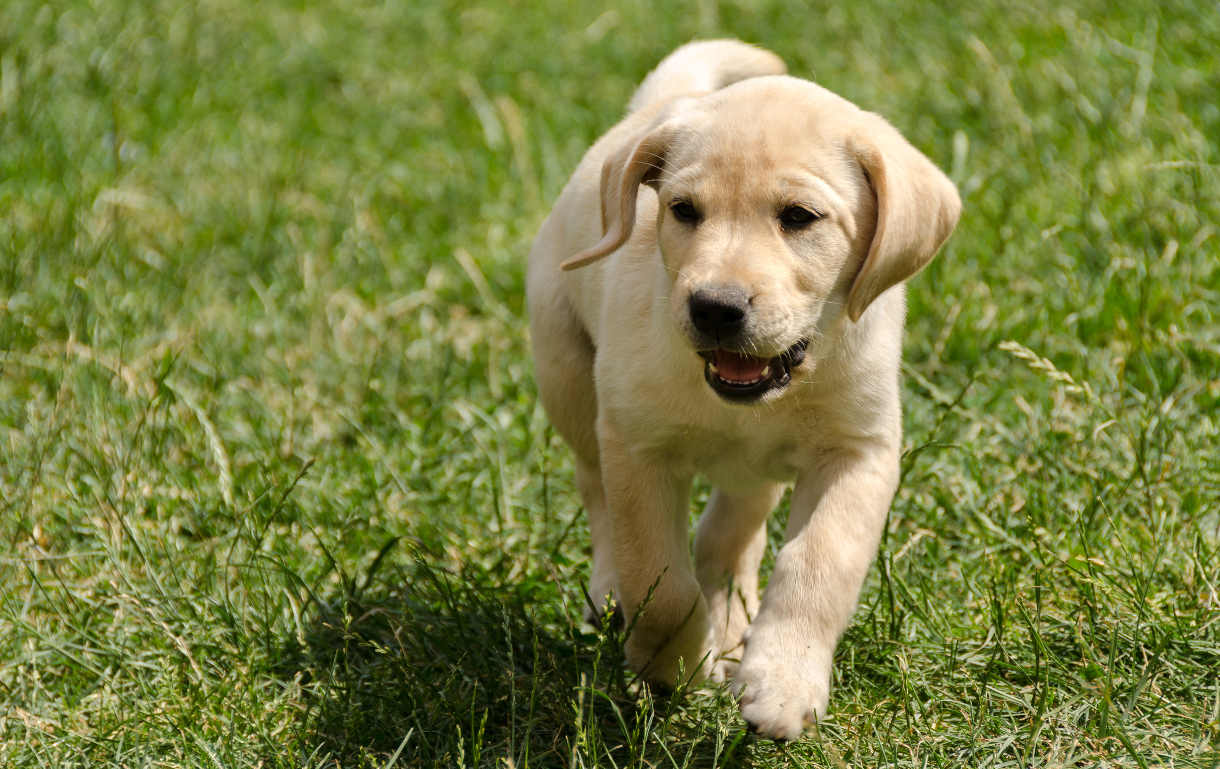
#> input picture P05/filhote.jpg, 1220 x 769 px
$ python P05.py
#> lines starting #> are read from the running program, lines starting #| are printed output that depends on the picture
import cv2
import numpy as np
import matplotlib.pyplot as plt

img = cv2.imread('filhote.jpg')
#> img is the input picture: shape (769, 1220, 3); mean B, G, R 67, 129.2, 122.4
rows,cols,ch = img.shape
#> rows = 769; cols = 1220; ch = 3

pts1 = np.float32([[50,50],[200,50],[50,200]])
pts2 = np.float32([[10,100],[200,50],[100,250]])

M = cv2.getAffineTransform(pts1,pts2)

dst = cv2.warpAffine(img,M,(cols,rows))
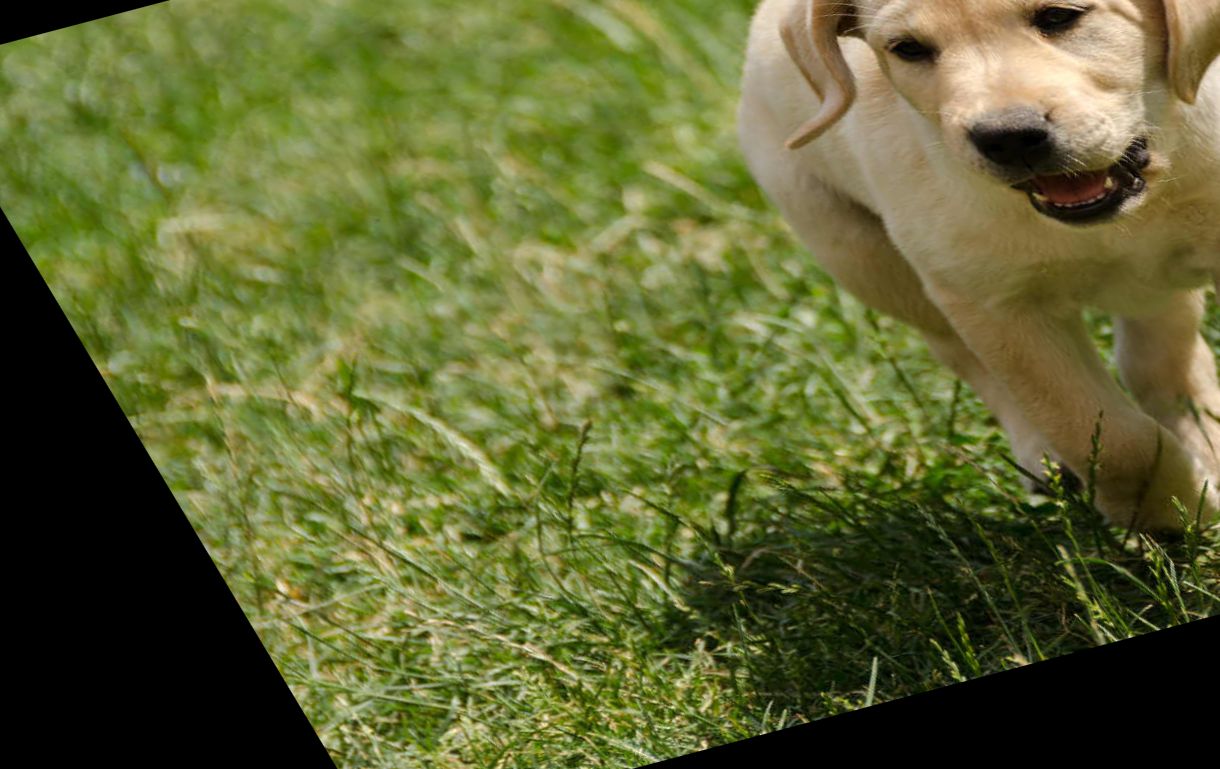
#> dst: shape (769, 1220, 3); mean B, G, R 50.9, 101.2, 96.1

cv2.imwrite('filhote_novavisao.jpg', dst)
plt.subplot(121),plt.imshow(img),plt.title('Input')
plt.subplot(122),plt.imshow(dst),plt.title('Output')
plt.show()
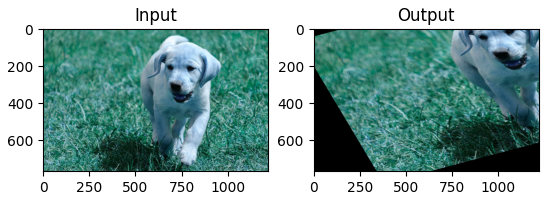
#> figure drawn by matplotlib, 2 panels; B, G, R data is drawn as R, G, B
